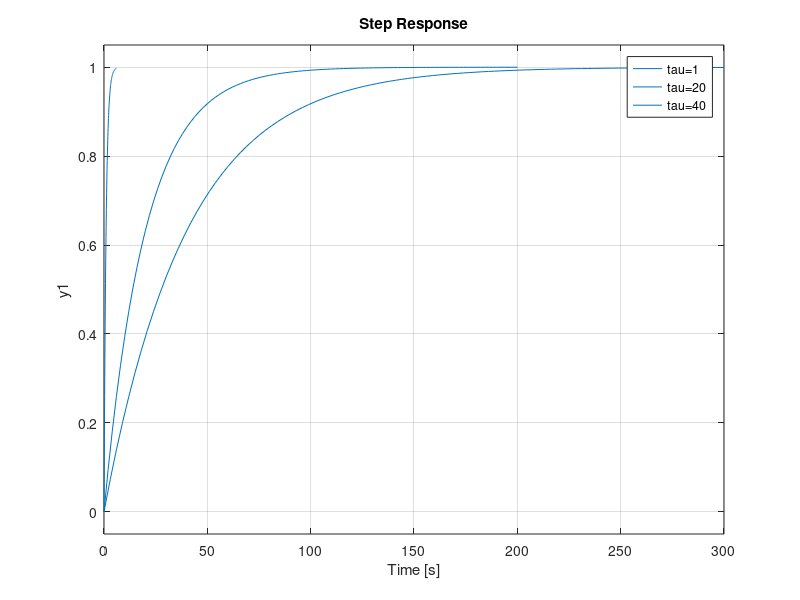

This chart was generated by the following MATLAB code:
s = tf('s'); 
k=1;
tau=1;
G = k/(tau*s+1); 
figure(1)
step(G)
hold on

s = tf('s'); 
k=1;
tau=20;
G = k/(tau*s+1); 
figure(1)
step(G)
hold on

s = tf('s'); 
k=1;
tau=40;
G = k/(tau*s+1); 
figure(1)
step(G)
hold on
legend('tau=1','tau=20','tau=40')